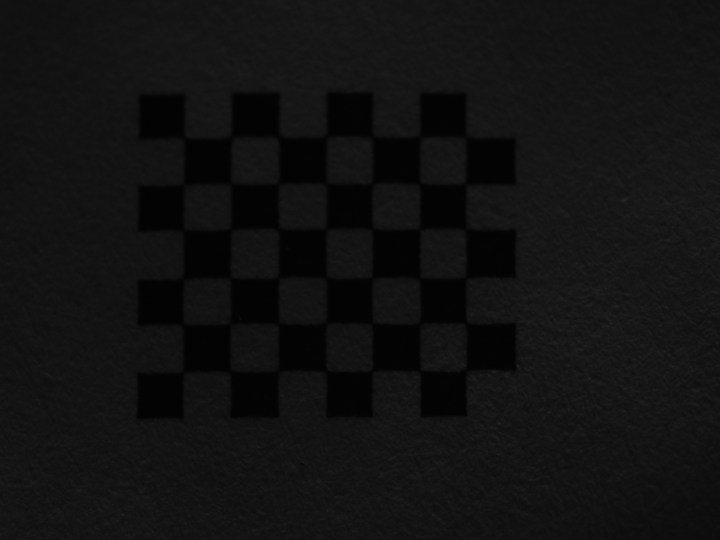
#> input picture calibration_images/animalview_Lcam_cali/Used/17_57_44_260.pgm, 720 x 540 px; its folder holds only this picture in this run
$ python CameraCalibration.py
#> lines starting #> are read from the running program, lines starting #| are printed output that depends on the picture; after the words box and inside, x2 and y2 are one past the last pixel; in counts of white or black regions, pixels touching at a corner belong together; long printed decimals are rounded
import cv2
import glob
import numpy as np
import glob

criteria = (cv2.TERM_CRITERIA_EPS + cv2.TERM_CRITERIA_MAX_ITER, 30, 0.001)

rows = 7
columns = 6
world_scaling = 1.

objp = np.zeros((rows*columns,3), np.float32)
objp[:,:2] = np.mgrid[0:rows,0:columns].T.reshape(-1,2)
objp = world_scaling* objp

imgpoints = []

objpoints = []

images = glob.glob('/Users/adrita/Documents/MATLAB/tools/vhlab-eyetracking-matlab/calibration_images/animalview_Lcam_cali/Used/*.pgm')

image_size_x = 0
image_size_y = 0

for img in images:

    frame = cv2.imread(img)
#> frame is the input picture: shape (540, 720, 3); min 2, max 41, mean 17.4

    image_size_x = frame.shape[0]
#> image_size_x = 540
    image_size_y = frame.shape[1]
#> image_size_y = 720

    gray = cv2.cvtColor(frame, cv2.COLOR_BGR2GRAY)

    ret, corners = cv2.findChessboardCorners(gray, (rows, columns), None)
#> ret = True; corners = 42 rows, first 8: [185.3, 136.6], [231.5, 137.5], [279, 137], [326.5, 136.5], [372, 137], [418.6, 136.5], [465.5, 137.5], [184.3, 184.6]

    if ret == True:

        conv_size = (11, 11)

        corners = cv2.cornerSubPix(gray, corners, conv_size, (-1, -1), criteria)
#> corners = 42 rows, first 8: [184.2, 137.8], [231.7, 137], [278.9, 136.8], [326.7, 136.8], [372.1, 137.5], [420, 137.1], [465.5, 137], [183.9, 184.6]
        cv2.drawChessboardCorners(frame, (rows,columns), corners, ret)
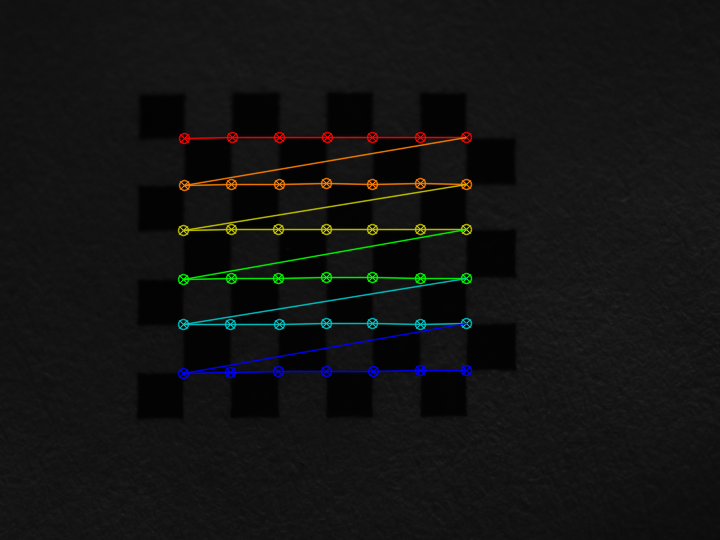
#> frame: shape (540, 720, 3); 3.27% of pixels changed, all inside (x1, y1, x2, y2) = (177, 131, 473, 380)

        objpoints.append(objp)
        imgpoints.append(corners)

    cv2.imshow('Image', frame)
    cv2.waitKey(1000)

ret, mtx, dist, rvecs, tvecs = cv2.calibrateCamera(objpoints, imgpoints, gray.shape[::-1], None, None)
#> ret = 0.783; mtx = [[2214.2, 0, 459], [0, 2242.6, 252.5], [0, 0, 1]]; dist = [[-4.36, 370.6, 0.0707, -0.115, -11606.9]]; rvecs = ([0.099, 0.0552, 0.00248],); tvecs = ([-5.83, -2.5, 47.56],)

"""
The cameraMatrix is in the form:

fx    0     cx
0     fy    cy
0     0     1

fx and fy are the x and y focal lengths

cx and cy are the x and y coordinates of optical center in the image planes
"""

print("Focal Length:")
print("(" + str(mtx[0][0]) + ", " + str(mtx[1][1]) + ")")
#| (2214.154, 2242.647)

print("Principal Point:")
print("(" + str(mtx[0][2]) + ", " + str(mtx[1][2]) + ")")
#| (458.970, 252.525)

print("Image Size:")
print("(" + str(image_size_x) + ", " + str(image_size_y) + ")")
#| (540, 720)

$ run again, on calibration_images/animalview_Lcam_cali/Used/17_58_25_824.pgm
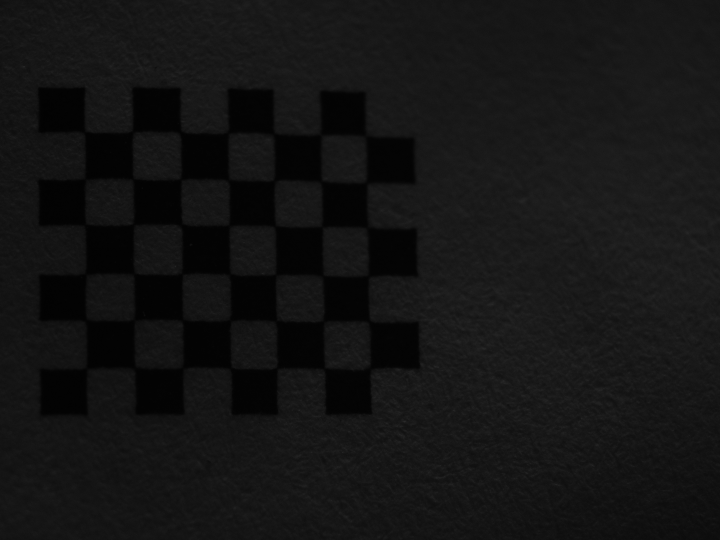
#> input picture calibration_images/animalview_Lcam_cali/Used/17_58_25_824.pgm, 720 x 540 px
#> frame is the input picture: shape (540, 720, 3); min 2, max 42, mean 19.9
#> `ret, corners = cv2.findChessboardCorners(gray, (rows, columns), None)`: ret = True; corners = 42 rows, first 8: [84.42, 132.1], [132.1, 130.9], [179.4, 134.1], [228.4, 133.5], [274.5, 132.7], [320.9, 135.1], [364.1, 136.2], [84.97, 178.8]
#> `corners = cv2.cornerSubPix(gray, corners, conv_size, (-1, -1), criteria)`: corners = 42 rows, first 8: [84.89, 131.8], [132.9, 131.6], [180.6, 131.9], [228.5, 132.9], [273.5, 134.4], [320.8, 134.9], [365.5, 135.5], [85.16, 179.2]
#> `cv2.drawChessboardCorners(frame, (rows,columns), corners, ret)`:
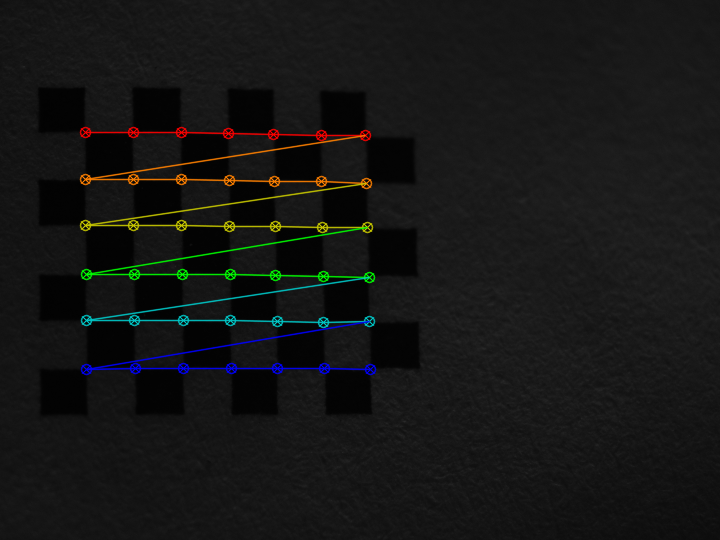
#> frame: shape (540, 720, 3); 3.26% of pixels changed, all inside (x1, y1, x2, y2) = (79, 126, 377, 376)
#> `ret, mtx, dist, rvecs, tvecs = cv2.calibrateCamera(objpoints, imgpoint..`: ret = 0.808; mtx = [[3905.2, 0, 489.7], [0, 3888.1, 227.6], [0, 0, 1]]; dist = [[-10.99, 741.3, 0.0546, -0.297, -25636.9]]; rvecs = ([-0.123, -0.355, -0.00447],); tvecs = ([-8.24, -2.08, 81.47],)
#| (3905.151, 3888.096)
#| (489.659, 227.636)
#| (540, 720)

$ run again, on calibration_images/animalview_Lcam_cali/Used/17_58_34_488.pgm
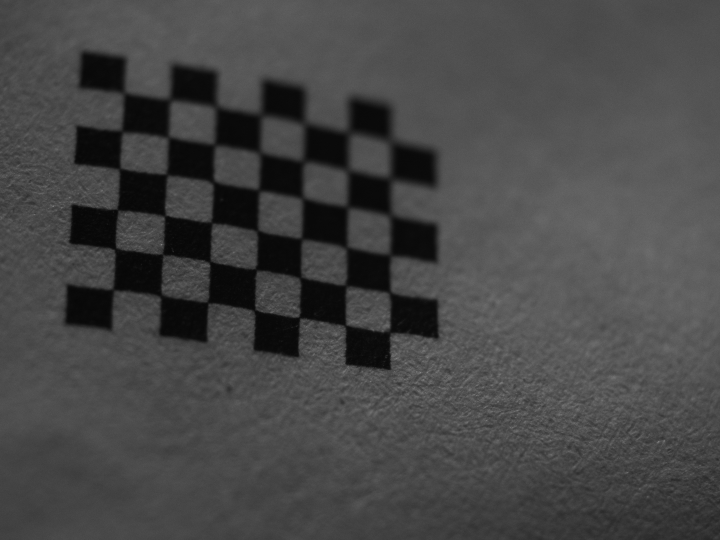
#> input picture calibration_images/animalview_Lcam_cali/Used/17_58_34_488.pgm, 720 x 540 px
#> frame is the input picture: shape (540, 720, 3); min 6, max 131, mean 70.3
#> `ret, corners = cv2.findChessboardCorners(gray, (rows, columns), None)`: ret = True; corners = 42 rows, first 8: [123.5, 93], [170, 99.5], [216, 106.5], [261, 114.5], [304, 124], [348.5, 131.5], [390, 141], [122.8, 132.6]
#> `corners = cv2.cornerSubPix(gray, corners, conv_size, (-1, -1), criteria)`: corners = 42 rows, first 8: [124.1, 92.77], [170, 99.55], [216.1, 106.6], [261, 115], [304.5, 123.6], [348.7, 132.5], [390.1, 140.9], [121.8, 131.4]
#> `cv2.drawChessboardCorners(frame, (rows,columns), corners, ret)`:
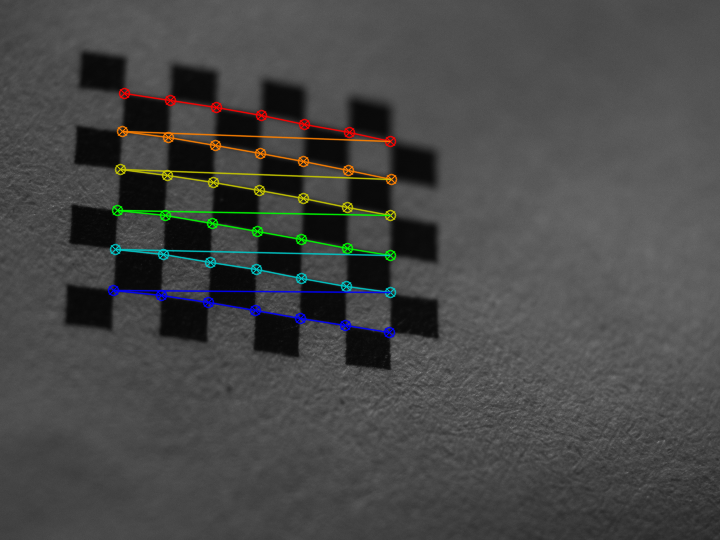
#> frame: shape (540, 720, 3); 3.11% of pixels changed, all inside (x1, y1, x2, y2) = (107, 87, 398, 339)
#> `ret, mtx, dist, rvecs, tvecs = cv2.calibrateCamera(objpoints, imgpoint..`: ret = 0.995; mtx = [[4799.2, 0, 356.6], [0, 4301.8, 302.3], [0, 0, 1]]; dist = [[0.893, -676.4, 0.15, -0.235, -267.7]]; rvecs = ([-0.389, -0.407, 0.101],); tvecs = ([-4.72, -4.95, 99.61],)
#| (4799.184, 4301.822)
#| (356.560, 302.292)
#| (540, 720)

$ run again, on calibration_images/animalview_Lcam_cali/Used/17_58_51_400.pgm
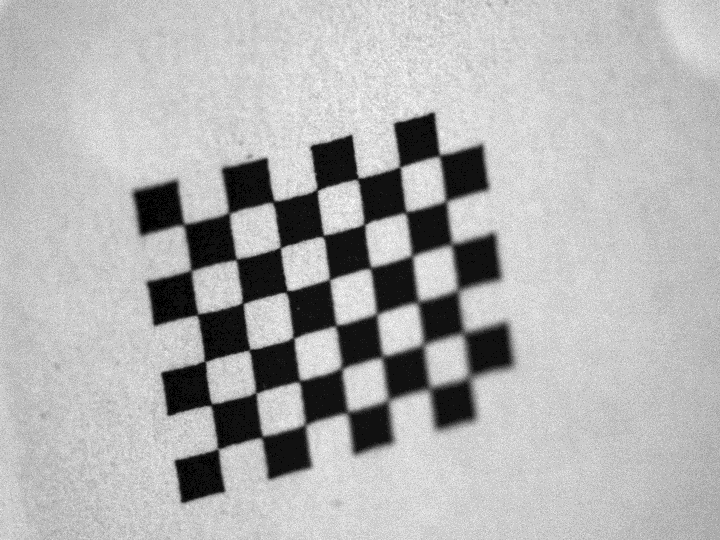
#> input picture calibration_images/animalview_Lcam_cali/Used/17_58_51_400.pgm, 720 x 540 px
#> frame is the input picture: shape (540, 720, 3); min 2, max 17, mean 12.43
#> `ret, corners = cv2.findChessboardCorners(gray, (rows, columns), None)`: ret = True; corners = 42 rows, first 8: [181.6, 225.4], [227.4, 212.5], [274.5, 200.3], [316.7, 189.8], [356.9, 179.7], [399.5, 167.1], [439.4, 155.4], [191.7, 270.4]
#> `corners = cv2.cornerSubPix(gray, corners, conv_size, (-1, -1), criteria)`: corners = 42 rows, first 8: [183.7, 224.4], [229.1, 213.1], [273.4, 201.5], [317.2, 190], [357.8, 178.7], [399.9, 167], [439.4, 155.4], [191.1, 270.6]
#> `cv2.drawChessboardCorners(frame, (rows,columns), corners, ret)`:
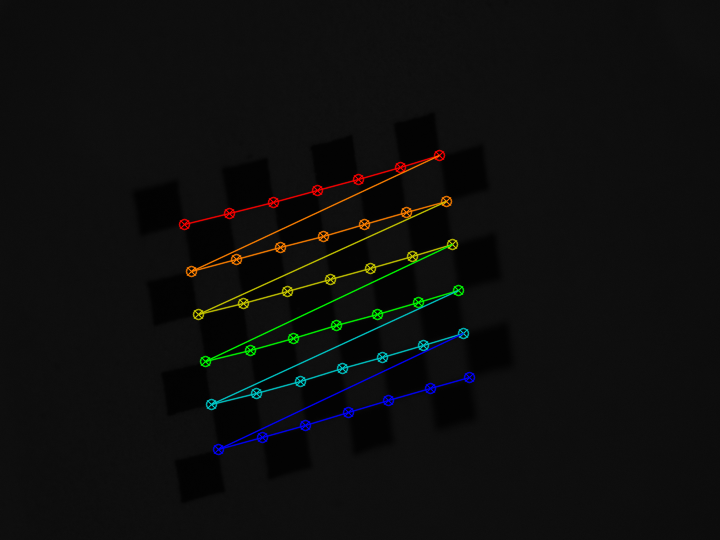
#> frame: shape (540, 720, 3); 3% of pixels changed, all inside (x1, y1, x2, y2) = (178, 149, 476, 456)
#> `ret, mtx, dist, rvecs, tvecs = cv2.calibrateCamera(objpoints, imgpoint..`: ret = 0.784; mtx = [[8094, 0, 384.9], [0, 9059.3, 104], [0, 0, 1]]; dist = [[57.59, -11901.8, -0.848, -0.363, -48.56]]; rvecs = ([0.265, -0.293, -0.196],); tvecs = ([-4.36, 2.45, 182.4],)
#| (8094.047, 9059.317)
#| (384.851, 104.039)
#| (540, 720)

$ run again, on calibration_images/animalview_Lcam_cali/Used/17_57_53_152.pgm
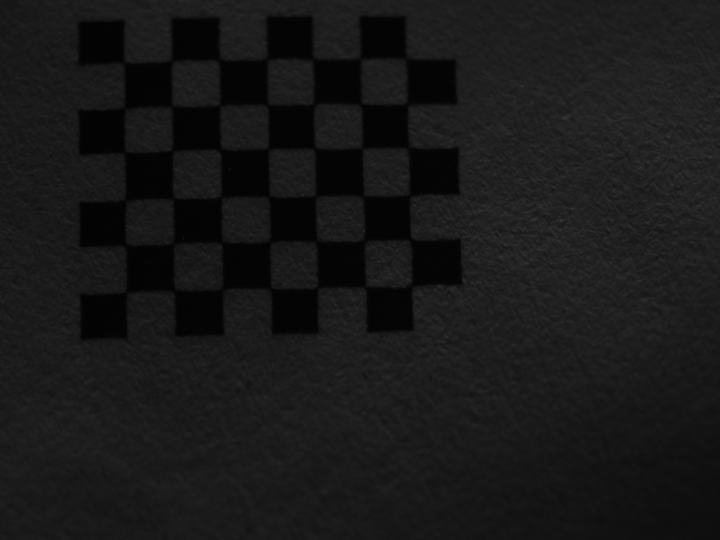
#> input picture calibration_images/animalview_Lcam_cali/Used/17_57_53_152.pgm, 720 x 540 px
#> frame is the input picture: shape (540, 720, 3); min 2, max 58, mean 24
#> `ret, corners = cv2.findChessboardCorners(gray, (rows, columns), None)`: ret = True; corners = 42 rows, first 8: [123.9, 62.91], [170.8, 60.21], [219, 60], [267.7, 59.77], [313.8, 57.64], [361.3, 59.76], [405.4, 59.66], [123.9, 107.3]
#> `corners = cv2.cornerSubPix(gray, corners, conv_size, (-1, -1), criteria)`: corners = 42 rows, first 8: [124.3, 62.54], [172, 60.54], [219.3, 60.05], [267.3, 59.42], [312.6, 59.68], [360.5, 58.84], [405.9, 58.52], [124.6, 108.4]
#> `cv2.drawChessboardCorners(frame, (rows,columns), corners, ret)`:
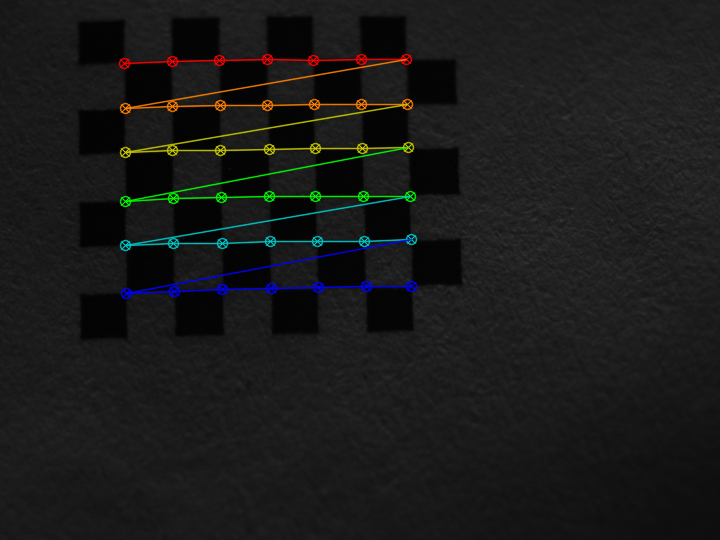
#> frame: shape (540, 720, 3); 3.26% of pixels changed, all inside (x1, y1, x2, y2) = (118, 53, 418, 300)
#> `ret, mtx, dist, rvecs, tvecs = cv2.calibrateCamera(objpoints, imgpoint..`: ret = 0.822; mtx = [[322.4, 0, 489], [0, 325.1, 380.9], [0, 0, 1]]; dist = [[0.028, -0.0185, 0.0123, -0.00202, 0.00336]]; rvecs = ([0.0188, -0.0261, -0.0185],); tvecs = ([-7.79, -6.98, 6.83],)
#| (322.414, 325.127)
#| (488.988, 380.948)
#| (540, 720)
